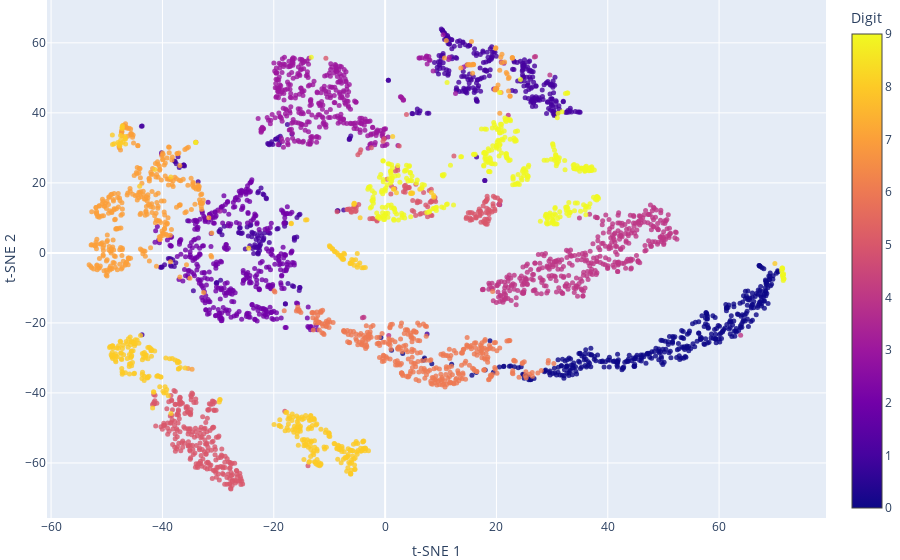

This figure's notebook cell:
### Code cell
tsneScatter = go.Scatter(
    x=X_tsne[:, 0],
    y=X_tsne[:, 1],
    mode='markers',
    marker=dict(
        size=5,
        color=labels,
        colorscale='Plasma',  # Specify the desired colorscale here
        opacity=0.8,
        colorbar=dict(title='Digit')
    ),
    text=labels.astype(str),
)
tsneLayout = go.Layout(
    title='All features t-SNE visualization',
    xaxis=dict(title='t-SNE 1'),
    yaxis=dict(title='t-SNE 2'),
    margin=dict(l=0, r=0, b=0, t=0)
)
tsneFig = go.Figure(data=[tsneScatter], layout=tsneLayout)
tsneFig.show()

### Figure 1 — Plotly figure (JSON) as saved in the notebook; plotly's stock layout.template omitted (floating-point values rounded to 4 significant figures; data arrays with more than 128 entries replaced by an {"elided": "..."} marker saying what was removed)
{"data": [{"marker": {"color": {"elided": "3747 int values"}, "colorbar": {"title": {"text": "Digit"}}, "colorscale": [[0, "#0d0887"], [0.1111, "#46039f"], [0.2222, "#7201a8"], [0.3333, "#9c179e"], [0.4444, "#bd3786"], [0.5556, "#d8576b"], [0.6667, "#ed7953"], [0.7778, "#fb9f3a"], [0.8889, "#fdca26"], [1, "#f0f921"]], "opacity": 0.8, "size": 5}, "mode": "markers", "text": {"elided": "3747 str values"}, "type": "scatter", "x": {"elided": "3747 float values"}, "y": {"elided": "3747 float values"}}], "layout": {"margin": {"b": 0, "l": 0, "r": 0, "t": 0}, "title": {"text": "All features t-SNE visualization"}, "xaxis": {"title": {"text": "t-SNE 1"}}, "yaxis": {"title": {"text": "t-SNE 2"}}}}
